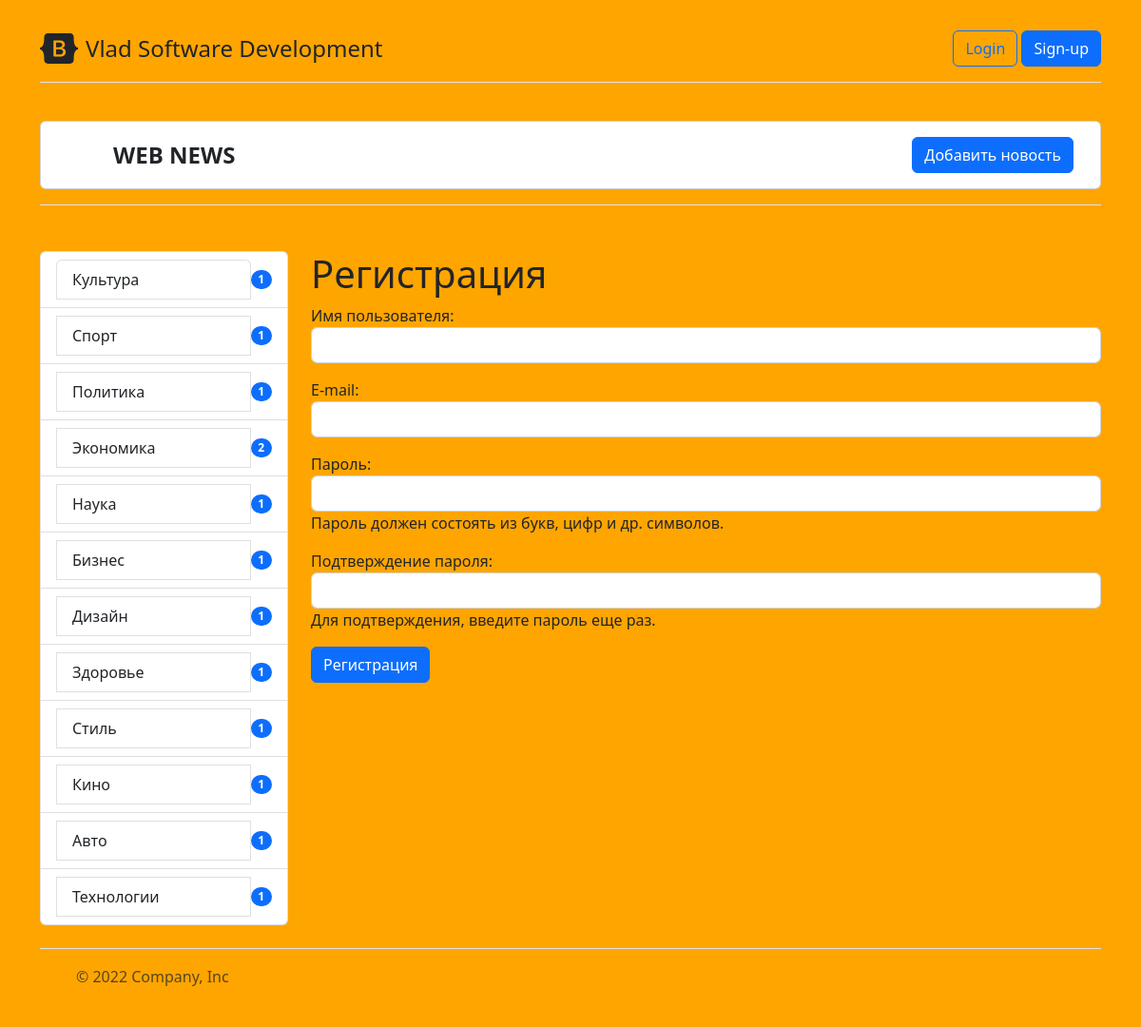
/news/register/, run on the app's committed database.
### news/models.py (models this page shows, shortened)
class Category(models.Model):
    title = models.CharField(max_length=150, db_index=True, verbose_name='Наименование категории')
    def get_absolute_url(self):                                     #  монтирует кнопку в админке в "категории" (внутри) "смотреть на сайте"
        return reverse('category', kwargs={'category_id': self.pk})
    class Meta:
        verbose_name = 'Категория'            #   при редактировании новости вверху отображается "изменить НОВОСТЬ"
        verbose_name_plural = 'Категории'
        ordering = ['title']

### news/views.py (the view)
# urls.py: path('news/register/', register, name='register'),
def register(request):                                          #   регистрация пользователя
    if request.method == 'POST':
        form = UserRegisterForm(request.POST)
        if form.is_valid():
            user = form.save()
            login(request, user)
            messages.success(request, 'Вы зарегистрировались')
            return redirect('login')
        else:
            messages.error(request, 'Ошибка регистрации')
    else:
        form = UserRegisterForm()
    return render(request, 'news/register.html', {'title': 'Registration', 'form': form})

### news/templatetags/news_tags.py (called while the page is built)
@register.inclusion_tag('news/list_categories.html')
def show_categories():
    categories = Category.objects.annotate(cnt=Count('news', filter=F('news__sign_of_publication'))).filter(cnt__gt=0)
    return {'categories': categories}          #   передаем ключ словаря "categories" в шаблон "list_categories"

### news/templates/news/register.html (shortened to what this page needs)
<!DOCTYPE html>
{% extends 'base.html' %}
    {% block sidebar %}
        {% include 'inc/_sidebar.html' %}
    {% endblock %}
    {% block content %}
        <h1>Регистрация</h1>
        <form method="POST">
            {{ form.as_p }}
             <button type="submit" class="btn btn-primary btn-block">Регистрация</button>
        </form>
    {% endblock %}

### news/templates/news/list_categories.html (shortened to what this page needs)
    <ul class="list-group">
        {% for elem in categories %}
            <li class="list-group-item d-flex justify-content-between align-items-center">
                <a href="{{ elem.get_absolute_url }}" class="list-group-item list-group-item-action">{{ elem.title }}</a>
                <span class="badge bg-primary rounded-pill">{{ elem.cnt }}</span>
            </li>
        {% endfor %}
    </ul>

### mysite/static/css/style.css (style rules this page uses)
body { background-color: orange; }

### data on the page
Category: title "Культура", cnt "1"
Category: title "Спорт", cnt "1"
Category: title "Политика", cnt "1"
Category: title "Экономика", cnt "2"
Category: title "Наука", cnt "1"
Category: title "Бизнес", cnt "1"
Category: title "Дизайн", cnt "1"
Category: title "Здоровье", cnt "1"
Category: title "Стиль", cnt "1"
Category: title "Кино", cnt "1"
Category: title "Авто", cnt "1"
Category: title "Технологии", cnt "1"
